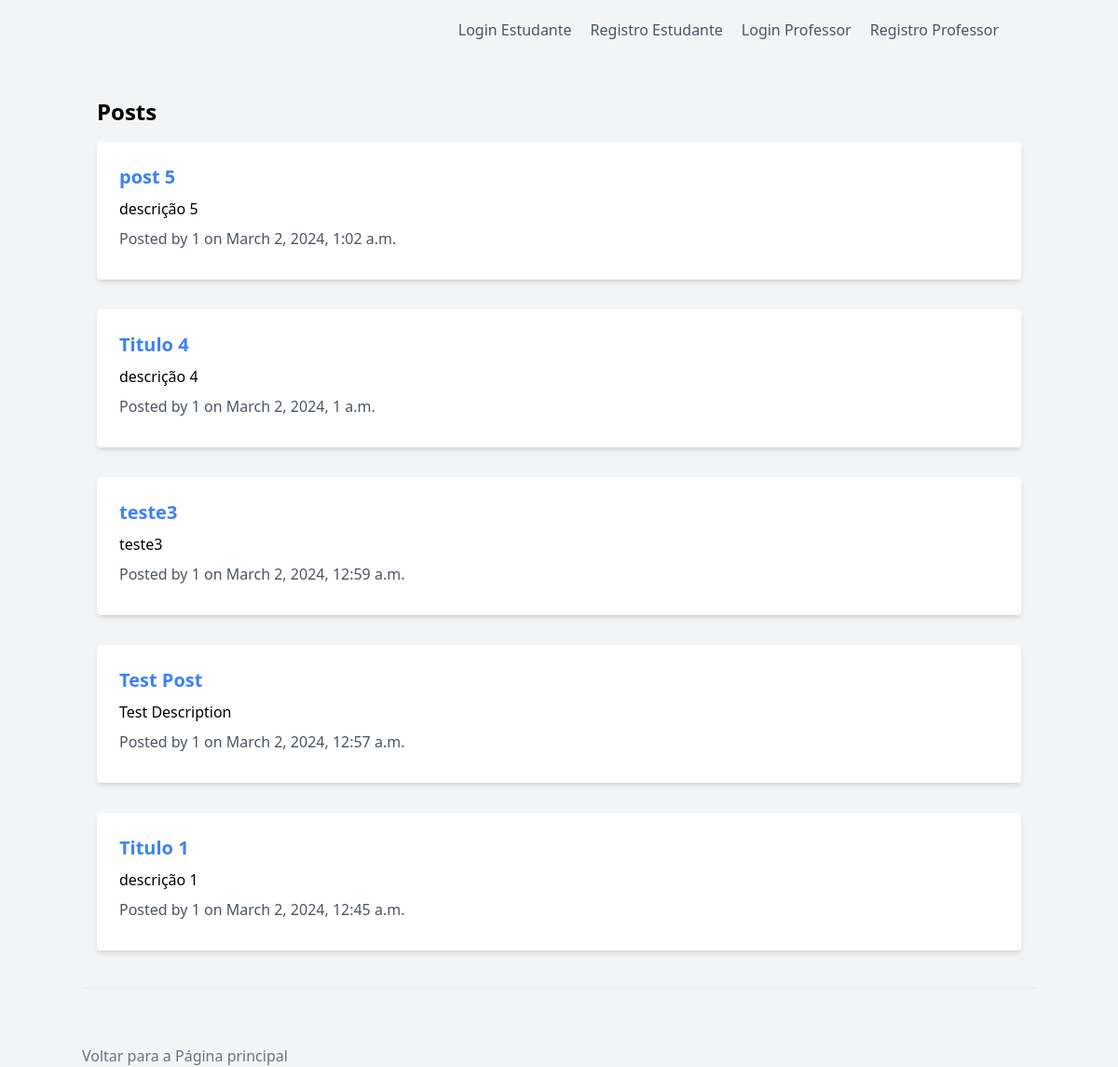
The page / on the database its author committed.
### pi/models.py (models this page shows, shortened)
class Post(models.Model):
    title = models.CharField(max_length=200)
    description = models.CharField(max_length=300)
    content = models.TextField()
    date_posted = models.DateTimeField(auto_now_add=True)
    author = models.ForeignKey(settings.AUTH_USER_MODEL, on_delete=models.CASCADE)
    slug = models.SlugField(unique=True, blank=True)
    img_url = models.CharField(max_length=200, blank=True)

class Professor(AbstractUser):
    cordenador = models.CharField(max_length=100, null=True)
    nome = models.CharField(max_length=100, null=True)
    formacao = models.CharField(max_length=100, null=True)
    numero_funcionario = models.CharField(max_length=255, unique=True)
    senhap = models.CharField(max_length=150)
    aulas = models.ManyToManyField('Aula', related_name='professores')
    groups = models.ManyToManyField(
        'auth.Group',
        blank=True,
        help_text='The groups this user belongs to. A user will get all permissions granted to each of their groups.',
        related_name="professor_groups",
        verbose_name='groups',
    )
    user_permissions = models.ManyToManyField(
        'auth.Permission',
        blank=True,
        help_text='Specific permissions for this user.',
        related_name="professor_permissions",
        verbose_name='user permissions',
    )
    USERNAME_FIELD = 'numero_funcionario'
    PASSWORD_FIELD = 'senhap'
    class Meta:
        verbose_name = 'professor'
        verbose_name_plural = 'professors'
        db_table = 'auth_professor'

### pi/views.py (the view)
# urls.py: path('', home, name='home'),
def home(request):
    if request.method == 'POST':
        form = PostForm(request.POST)
        if form.is_valid():
            post = form.save(commit=False)
            post.author = request.user
            post.save()
            form = PostForm()  # Clear the form
    else:
        form = PostForm()
    aula = Aula.objects.first()
    context = {
        'form': form,
        'posts': Post.objects.all().order_by('-date_posted'),
        'aula': aula,  # Adicione a aula ao contexto
    }
    return render(request, 'home.html', context)

### pi/templates/home.html
{% extends 'base.html' %}
{% load static %}
{% block content %}
    <div class="container mx-auto px-4">
        <h2 class="text-2xl font-bold mb-4">Posts</h2>
        {% for post in posts %}
            <div class="mb-8 bg-white rounded shadow-md p-6">
                <h3 class="text-xl font-bold mb-2"><a href="{% url 'post_detail' post.slug %}" class="text-blue-500 hover:text-blue-800">{{ post.title }}</a></h3>
                <p class="mb-2">{{ post.description }}</p>
                <p class="mb-2 text-gray-600">Posted by {{ post.author.username }} on {{ post.date_posted }}</p>
            </div>
        {% empty %}
            <p class="text-gray-600">No posts yet.</p>
        {% endfor %}
    </div>
{% endblock %}

### rows shown on the page
Post: title "post 5", description "descrição 5", author.username "1", date_posted "March 2, 2024, 1:02 a.m."
Post: title "Titulo 4", description "descrição 4", author.username "1", date_posted "March 2, 2024, 1 a.m."
Post: title "teste3", description "teste3", author.username "1", date_posted "March 2, 2024, 12:59 a.m."
Post: title "Test Post", description "Test Description", author.username "1", date_posted "March 2, 2024, 12:57 a.m."
Post: title "Titulo 1", description "descrição 1", author.username "1", date_posted "March 2, 2024, 12:45 a.m."
